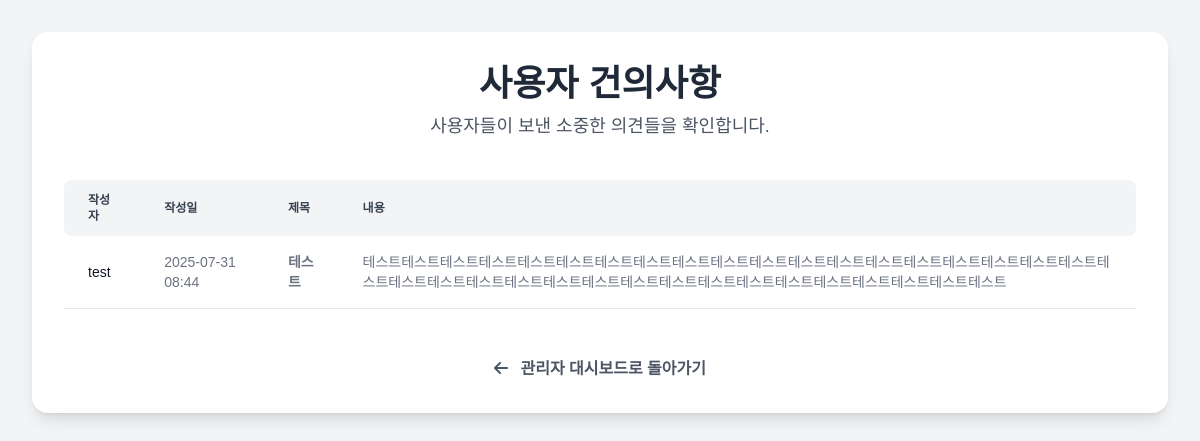
/admin/feedback (signed in), run on the app's committed database.
### models.py (models this page shows, shortened)
class Feedback(db.Model):
    id = db.Column(db.Integer, primary_key=True)
    subject = db.Column(db.String(100), nullable=False)
    content = db.Column(db.Text, nullable=False)
    created_at = db.Column(db.DateTime, nullable=False, default=datetime.utcnow)
    user_id = db.Column(db.Integer, db.ForeignKey('user.id'), nullable=False)

class User(db.Model, UserMixin):
    id = db.Column(db.Integer, primary_key=True)
    username = db.Column(db.String(20), unique=True, nullable=False)
    email = db.Column(db.String(120), unique=True, nullable=False)
    image_file = db.Column(db.String(20), nullable=False, default='default.jpg')
    password_hash = db.Column(db.String(60), nullable=False)
    created_at = db.Column(db.DateTime, nullable=False, default=datetime.utcnow)
    is_admin = db.Column(db.Boolean, nullable=False, default=False)
    plan = db.Column(db.String(20), nullable=False, default='free', server_default='free')
    credits = db.Column(db.Integer, nullable=False, default=10, server_default='10')
    histories = db.relationship('AnalysisHistory', backref='author', lazy=True)
    feedbacks = db.relationship('Feedback', backref='author', lazy=True)

### app.py (the view)
    @app.route('/admin/feedback')
    @login_required
    def admin_feedback():
        if not getattr(current_user, 'is_admin', False):
            flash('접근 권한이 없습니다.', 'danger')
            return redirect(url_for('dashboard'))
        all_feedback = Feedback.query.order_by(Feedback.created_at.desc()).all()
        return render_template('admin_feedback.html', feedbacks=all_feedback, title="사용자 건의사항")

### templates/admin_feedback.html (shortened to what this page needs)
{% extends 'layout.html' %}
{% block content %}
<div class="p-4 sm:p-8">
    <div class="max-w-7xl mx-auto bg-white p-8 rounded-2xl shadow-lg">
        <div class="text-center mb-10">
            <h1 class="text-4xl font-bold text-gray-800">{{ title }}</h1>
            <p class="text-lg text-gray-600 mt-2">사용자들이 보낸 소중한 의견들을 확인합니다.</p>
        </div>
        <div class="overflow-x-auto">
            <table class="w-full text-sm text-left text-gray-500">
                <thead class="text-xs text-gray-700 uppercase">
                    <tr>
                        <th scope="col" class="py-3 px-6 rounded-l-lg">작성자</th>
                        <th scope="col" class="py-3 px-6">작성일</th>
                        <th scope="col" class="py-3 px-6">제목</th>
                        <th scope="col" class="py-3 px-6 rounded-r-lg">내용</th>
                    </tr>
                </thead>
                <tbody>
                    {% if feedbacks %}
                        {% for feedback in feedbacks %}
                            <tr class="bg-white border-b">
                                <td class="py-4 px-6 font-medium text-gray-900">{{ feedback.author.username }}</td>
                                <td class="py-4 px-6">{{ feedback.created_at.strftime('%Y-%m-%d %H:%M') }}</td>
                                <td class="py-4 px-6 font-semibold">{{ feedback.subject }}</td>
                                <td class="py-4 px-6 whitespace-pre-wrap">{{ feedback.content }}</td>
                            </tr>
                        {% endfor %}
                    {% else %}
                        <tr>
                            <td colspan="4" class="text-center py-10 text-gray-500">
                                아직 접수된 건의사항이 없습니다.
                            </td>
                        </tr>
                    {% endif %}
                </tbody>
            </table>
        </div>
         <div class="text-center mt-12">
            <a href="{{ url_for('admin_dashboard') }}" class="text-gray-600 hover:text-gray-800 font-semibold transition">
                <i class="fas fa-arrow-left mr-2"></i> 관리자 대시보드로 돌아가기
            </a>
        </div>
    </div>
</div>
{% endblock %}

### templates/layout.html (style rules this page uses)
body { font-family: 'Noto Sans KR', sans-serif; }

### templates/admin_feedback.html (style rules this page uses)
th { background-color: #f3f4f6; }

### data on the page
Feedback: author.username "test", created_at "2025-07-31 08:44", subject "테스트", content "테스트테스트테스트테스트테스트테스트테스트테스트테스트테스트테스트테스트테스트테스트테스트테스트테스트테스트테스트테스트테스트테스트테스트테스트테스트테스트테스트테스트테스트테스트테스트테스트테스트테스트테스트테스트"

### other printed values
{{ title }} "사용자 건의사항"
